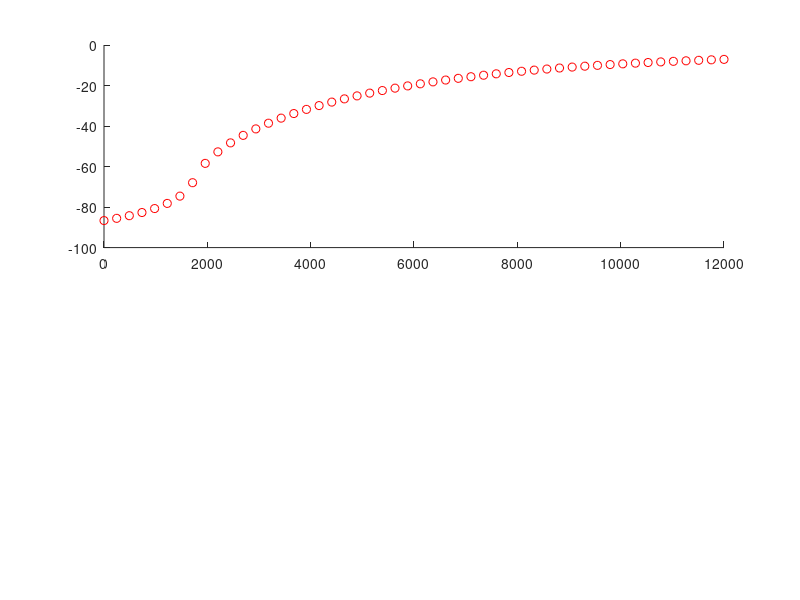

This chart was generated by the following MATLAB code: (Note: this script raises an error after producing the figure.)
% ***************************************************************
% *** Matlab code for optimizing Mode1 2 (Reverse listric fault) having exponential density
% *** Source Code is mainly written for research purposes. The codes are
% *** having copyrights and required proper citations whenever it is used.
% *** Developed by:
% ***       Mr. Arka Roy (email: arka.phy@gmail.com)
% ***       Mr. Thatikonda Suresh Kumar (email: sureshkumarncess@gmail.com)
% ***       Mr. Rajat Kumar Sharma (email: rajat.sharma.mmm@gmail.com)
% ***       Solid Earth Research Group, National Centre for Earth Science Studies,
% ***       Ministry of Earth Sciences, Government of India
% ***       Thiruvanthapuram, Kerala, India
% ****************************************************************

clear all
close all

%importing synthetic gravity anomaly data for Model 1
data=importdata('listric_fault_grav_anomaly_model2.txt');
x_obs=data(:,1);       %observation points in m
g_obs=data(:,2);       %gravity anomalies in mGal
filename='error_energy_without_noise_model2.txt'; %file name for saving error energy
%Incorporating Gaussian noise
%g_obs=g_obs+sqrt(2).*randn(size(g_obs))+0;  filename='error_energy_with_noise_model2.txt'; %file name for saving error energy
%finding orientation of fault
if abs(g_obs(1))>abs(g_obs(end))
    tf=-1;
else
    tf=1;
end
%plotting gravity anomaly data
figure(1)
subplot(2,1,1)
hold on
plot(x_obs,g_obs,'ro','linewidth',0.5)

%depth varying density distribution of the structure
density=@(z) (-0.4-0.5*exp(-0.5*z*10^-3))*1000;

%t and c are Legendre Gaussian quadrature points for numerical integration
    [t_leg,c_leg]=lgwt(10,0,1); 
    
%% Problem Definition
%%%%    Optimization of Model 2 (reverse listric fault) using PSO     %%%%
c1=1.4; c2=1.7; 
            %Cost function with constraints for optimization
            CostFunction =@(x) myCostFunction(x,x_obs,g_obs,t_leg,c_leg,density)+1000*(constrained(x,x_obs)); 
            nVar=5;                %Number of Unknown Variables
            MaxIt = 500;           %Maximum number of iterations
            nPoP = 40;            %Population size or swarm size
            %Loop for 3 independent run
            cost_uncrtn=[]; var_uncrtn=[];
            for ii=1:3
                %Calling the function for optimization using PSO
                [bst_var, best_cost,iter_count,error_energy,tot_var,tot_cost] = WIPSO(CostFunction,nVar,MaxIt,nPoP,c1,c2);
                %Saving all best cost and parameters for each independent run 
                all_best(ii)=best_cost;
                all_var(:,ii)=bst_var;
                err_enrgy(:,ii)=error_energy';
                cost_uncrtn=[cost_uncrtn tot_cost];
                var_uncrtn=[var_uncrtn tot_var];
                %printing best cost after each iterations
                fprintf('best cost=%f\n',best_cost)
            end
            %finding best model 
            [val,id]=min(all_best);
            %Parameters for best Model 
            best_var=(squeeze(all_var(:,id)))';  
            %error energy for best model 
            best_error=(squeeze(err_enrgy(:,id)));
            
                %evaluating fault structures using Bazier polynomial    
                [x_data,y_data]=quad_Bazier(best_var,20);
                %importing synthetic Model data points corresponding to the gravity anomaly
                listric_data=importdata('listric_fault_synthetic_model2.txt');
                xm=(listric_data(:,1))';
                ym=(listric_data(:,2))';
                %plotting the inverted fault structure
                subplot(2,1,2)
                hold on
                    if tf==1
                        %plotting the inverted fault structure using patched surface
                        p2=patch([x_data x_obs(end) x_obs(end) x_data(1)],[y_data y_data(end) y_data(1) y_data(1)],density([y_data y_data(end) y_data(1) y_data(1)]),'EdgeColor','none') ;
                        %plotting the synthetic fault structure using black dashed line
                        p1=plot([xm x_obs(end) x_obs(end) xm(1)],[ym ym(end) ym(1) ym(1)],'k--','linewidth',2);
                    else
                        %plotting the inverted fault structure using patched surface
                        p2=patch([x_data x_obs(1) x_obs(1) x_data(1)],[y_data y_data(end) y_data(1) y_data(1)],density([y_data y_data(end) y_data(1) y_data(1)]),'EdgeColor','none') ;
                        %plotting the synthetic fault structure using black dashed line
                        p1=plot([xm x_obs(1) x_obs(1) xm(1)],[ym ym(end) ym(1) ym(1)],'k--','linewidth',2);
                    end
                 %colormap for the surface plot
                colormap hsv
                clim=[-1000 -400]; %colorbar axis limit
               %positioning the color bar
                hp4 = get(subplot(2,1,2),'Position');
                c=colorbar('Position', [hp4(1)+hp4(3)+0.01  hp4(2)+0.03  0.015  .3]);
                %colorbar labelling
                c.Label.String = 'Density contrast (kg/m^3)';
                caxis(clim)
                set(c,'visible','off')
                box on
                %reversing the axis
                set(gca,'Ydir','reverse')  
                %axis limit 
                xlim([x_obs(1) x_obs(end)])
                ylim([0 5000])
                % drawing the legend
                hleg = legend([p1 p2],'location','northeast');
                % legend atributes
                hleg.String = {'Synthetic Model','Optimized Model'};
                %axis labelling
                xlabel('Horizontal distance (m)')
                ylabel('Depth (m)')
                 %close polygonal form of depth profile 
                  x1(1:length(x_data)+2)=[x_data tf*inf tf*inf];
                  y1(1:length(y_data)+2)=[y_data y_data(end) y_data(1)];
                 %gravity field for given depth profile 
                 zz1=tf*poly_gravityrho(x_obs,0,x1,y1,density,t_leg,c_leg);
                 %plotting optimized gravity anomaly profile
                 subplot(2,1,1)
                 hold on
                 plot(x_obs,zz1,'k')
                 %axis limit
                 xlim([x_obs(1) x_obs(end)])
                 legend('Synthetic data','Optimized data','location','southeast');
                 %axis labelling
                 xlabel('Horizontal distance (m)')
                 ylabel('Anomaly (mGal)')
                 box on
 fprintf('\t For Model 2\n')
 %finding Frechet distance between sythetic and optimized data
 synth=[xm' ym']; optmzd=[x_data' y_data'];
 [cm, cSq] = DiscreteFrechetDist(synth,optmzd);
 fprintf('The Frechet distance between synthetic and optimized fault plane is %f m\n',cm)
 fprintf('Maximum optimized depth is %f m  and synthetic depth is %f m.\n',max(y_data),max(ym))

 %finding RMS error of  gravity anomaly
 rms_error=(norm(g_obs-zz1')/norm(g_obs))*100;
 fprintf('RMS error in gravity anomaly is %2.4e\n',rms_error)
 
 %saving data for error energy
 save(filename,'best_error','-ascii') % best_error is the error matrix 

%%%%%%%%%%%%%%%%%%%%%%%%%%%%%%%%%%%%%%%%%%%%%%%%%%%%%%%%%%%%%%%%%%%%%%%%%                 
%%%%    Objective functions and Constraints   %%%%
function val=myCostFunction(x,x_obs,g_obs,t_leg,c_leg,density)
     %%inputs are 
     %x= parameters for PSO algorithm
     %x_obs= observation points
     %g_obs= observed gravity field 
     %t_leg and c_leg are  Legendre Gaussian quadrature points for numerical integration
     % subroutine for t_leg and c_leg evaluation is given in lgwt.m file 
     %finding orientation of fault
        if abs(g_obs(1))>abs(g_obs(end))
            tf=-1;
        else
            tf=1;
        end
     [x_data,y_data]=quad_Bazier(x,20);
     %close polygonal form of depth profile 
     x1(1:length(x_data)+2)=[x_data tf*inf tf*inf];
     y1(1:length(y_data)+2)=[y_data y_data(end) y_data(1)];
     %gravity field for given depth profile 
     zz1=tf*poly_gravityrho(x_obs,0,x1,y1,density,t_leg,c_leg);
     %misfit functional for observed and inverted gravity anomaly
     val=(norm(g_obs'-zz1)./norm(g_obs'))*100;
end
%%%%%%%%%%%%%%%%%%%%%%%%%%%%%%%%%%%%%%%%%%%%%%%%%%%%%%%%%%%%%%%%%%%%%%%%% 
function val=constrained(x,x_obs)

%%inputs are 
     %x     =   parameters for PSO algorithm
     %x_obs =   observation points
%%output
     %val   =   penalty barrier method for minimum bound
        
     %all bounds for Bazier curve parameters
     min_x=min(x_obs); max_x=max(x_obs);
     gg1=(x(1)-max_x);
     gg2=(-x(1)+min_x);
     
     gg3=x(1)-x(2);
     gg8=x(2)-x(3);
     
     gg4=x(1)-x(3);
     gg5=x(3)-max_x;
     
     gg6=-x(4);
     gg7=-x(5);
    
     gg=[0 gg1 gg2 gg3 gg4 gg5 gg6 gg7 gg8];
     val=(max(gg))^2;  
end
%%%%%%%%%%%%%%%%%%%%%%%%%%%%%%%%%%%%%%%%%%%%%%%%%%%%%%%%%%%%%%%%%%%%%%%%%  